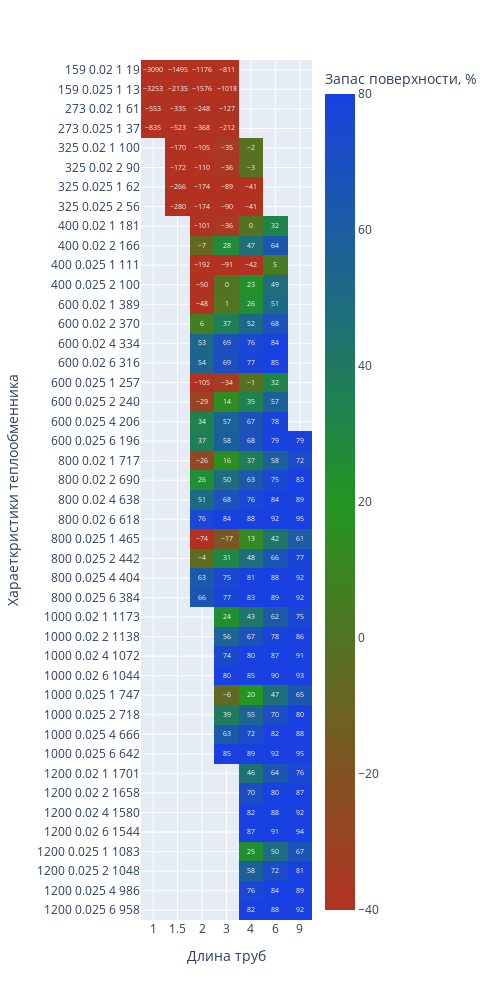

The cell this chart's notebook holds for it:
### Markdown cell above
Для работы колонны необходимо правильно подобрать теплообменники, которые обеспечивают ток вещества. В подогревателе исходной смеси осуществляется нагрев смеси от FEED_TEMPERATURE до температуры кипения исходной смеси. Нагрев исходной смеси осуществляется за счет конденсации насыщенного водяного пара, давление пара 3 ата. Температура пара при таком давлении 132.9 ºС. Изменить давление и в след за ним все свойства теплоносителя можно в поле AQ_PRESSURE.

На тепловой карте зеленым цветом будет выделен теплообменник, характеристики которого позволяют в выбранных условиях обеспечивать запас поверхности теплообмена 5-20%.

По оси абсцисс отложена длинна трубы аппарата

По оси ординат:[диаметр внешнего кожуха; диаметр труб внутри кожуха; число ходов, число труб]

Подогреватель может располагаться вертикально и горизонтально. от выбора ориентации зависят некоторые коэффициенты теплообмена.

### Code cell
heaters_table = pd.read_excel('tables/Параметры кожухотрубчатых теплообменников и холодильников.xlsx',
                   header=[2])

exclude_list = ['d труб, мм']
heaters_table[exclude_list] = heaters_table[exclude_list].apply(eq.get_diameter)
heaters = eq.calculate_equipment(
    heaters_table,
    aqua_vapor_saturation_by_pressure,
    aqua_liquid_saturation,
    aqua_vapor_saturation,
    balance,
    properties,
    FEED_TEMPERATURE,
    thermal_balance,
    Ropt,
    EQ_NAME = 'подогреватель',
    ORIENTACION = 'вертикальный', #может быть 'горизонтальный'
    AQ_PRESSURE = 3) 

fig = px.imshow(
    round(heaters),
    labels=dict(x="Длина труб", y="Хараеткристики теплообменника", color="Запас поверхности, %"),
    range_color=[-40,80],
    color_continuous_scale=["rgb(178, 50, 34)", "rgb(34, 149, 34)", "rgb(25, 65, 225)"],
    x=heaters.columns,
    y=heaters.index,
    text_auto=True, aspect="auto",
    width=500,
    height=1000
            )
fig.show()

### Figure 1 — Plotly figure (JSON) as saved in the notebook; plotly's stock layout.template omitted (floating-point values rounded to 4 significant figures; data arrays with more than 128 entries replaced by an {"elided": "..."} marker saying what was removed)
{"data": [{"coloraxis": "coloraxis", "hovertemplate": "Длина труб: %{x}<br>Хараеткристики теплообменника: %{y}<br>Запас поверхности, %: %{z}<extra></extra>", "name": "0", "texttemplate": "%{z}", "type": "heatmap", "x": ["1", "1.5", "2", "3", "4", "6", "9"], "xaxis": "x", "y": ["159 0.02 1 19", "159 0.025 1 13", "273 0.02 1 61", "273 0.025 1 37", "325 0.02 1 100", "325 0.02 2 90", "325 0.025 1 62", "325 0.025 2 56", "400 0.02 1 181", "400 0.02 2 166", "400 0.025 1 111", "400 0.025 2 100", "600 0.02 1 389", "600 0.02 2 370", "600 0.02 4 334", "600 0.02 6 316", "600 0.025 1 257", "600 0.025 2 240", "600 0.025 4 206", "600 0.025 6 196", "800 0.02 1 717", "800 0.02 2 690", "800 0.02 4 638", "800 0.02 6 618", "800 0.025 1 465", "800 0.025 2 442", "800 0.025 4 404", "800 0.025 6 384", "1000 0.02 1 1173", "1000 0.02 2 1138", "1000 0.02 4 1072", "1000 0.02 6 1044", "1000 0.025 1 747", "1000 0.025 2 718", "1000 0.025 4 666", "1000 0.025 6 642", "1200 0.02 1 1701", "1200 0.02 2 1658", "1200 0.02 4 1580", "1200 0.02 6 1544", "1200 0.025 1 1083", "1200 0.025 2 1048", "1200 0.025 4 986", "1200 0.025 6 958"], "yaxis": "y", "z": {"elided": "44x7 int values"}}], "layout": {"coloraxis": {"cmax": 80, "cmin": -40, "colorbar": {"title": {"text": "Запас поверхности, %"}}, "colorscale": [[0, "rgb(178, 50, 34)"], [0.5, "rgb(34, 149, 34)"], [1, "rgb(25, 65, 225)"]]}, "height": 1000, "margin": {"t": 60}, "width": 500, "xaxis": {"anchor": "y", "domain": [0, 1], "title": {"text": "Длина труб"}}, "yaxis": {"anchor": "x", "autorange": "reversed", "domain": [0, 1], "title": {"text": "Хараеткристики теплообменника"}}}}
